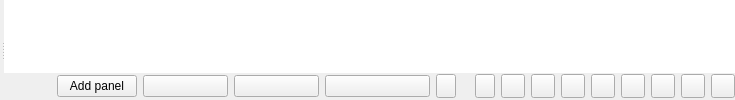
     <widget class="QWidget" name="mainWidget" native="true">
      <property name="minimumSize">
       <size>
        <width>500</width>
        <height>0</height>
       </size>
      </property>
      <layout class="QVBoxLayout" name="verticalLayout_7">
       <property name="spacing">
        <number>0</number>
       </property>
       <property name="leftMargin">
        <number>0</number>
       </property>
       <property name="topMargin">
        <number>0</number>
       </property>
       <property name="rightMargin">
        <number>0</number>
       </property>
       <property name="bottomMargin">
        <number>0</number>
       </property>
       <item>
        <widget class="QSplitter" name="mainSplitter">
         <property name="orientation">
          <enum>Qt::Horizontal</enum>
         </property>
         <property name="handleWidth">
          <number>3</number>
         </property>
         <widget class="QWidget" name="docksWidget" native="true">
          <layout class="QVBoxLayout" name="verticalLayout_8">
           <property name="spacing">
            <number>0</number>
           </property>
           <property name="leftMargin">
            <number>0</number>
           </property>
           <property name="topMargin">
            <number>0</number>
           </property>
           <property name="rightMargin">
            <number>0</number>
           </property>
           <property name="bottomMargin">
            <number>0</number>
           </property>
           <item>
            <widget class="QSplitter" name="docksSplitter">
             <property name="orientation">
              <enum>Qt::Vertical</enum>
             </property>
             <property name="handleWidth">
              <number>1</number>
             </property>
             <widget class="AlgorithmRunner" name="algorithmRunner" native="true"/>
             <widget class="GraphHierarchiesEditor" name="graphHierarchiesEditor" native="true"/>
            </widget>
           </item>
          </layout>
         </widget>
         <widget class="QStackedWidget" name="centralWidget">
          <property name="currentIndex">
           <number>0</number>
          </property>
          <widget class="QWidget" name="centralFrame">
           <layout class="QVBoxLayout" name="verticalLayout">
            <property name="spacing">
             <number>0</number>
            </property>
            <property name="leftMargin">
             <number>0</number>
            </property>
            <property name="topMargin">
             <number>0</number>
            </property>
            <property name="rightMargin">
             <number>0</number>
            </property>
            <property name="bottomMargin">
             <number>0</number>
            </property>
            <item>
             <widget class="QFrame" name="workspaceFrame">
              <property name="styleSheet">
               <string notr="true">#workspaceFrame {
border: 0px;
  background-color: white;
}</string>
              </property>
              <layout class="QVBoxLayout" name="verticalLayout_3">
               <property name="leftMargin">
                <number>0</number>
               </property>
               <property name="topMargin">
                <number>0</number>
               </property>
               <property name="rightMargin">
                <number>0</number>
               </property>
               <property name="bottomMargin">
                <number>0</number>
               </property>
               <item>
                <widget class="QSplitter" name="splitter">
                 <property name="orientation">
                  <enum>Qt::Vertical</enum>
                 </property>
                 <property name="handleWidth">
                  <number>1</number>
                 </property>
                 <widget class="tlp::Workspace" name="workspace" native="true">
                  <property name="bottomFrameVisible" stdset="0">
                   <bool>false</bool>
                  </property>
                 </widget>
                 <widget class="QStackedWidget" name="outputFrame">
                  <property name="currentIndex">
                   <number>1</number>
                  </property>
                  <widget class="SearchWidget" name="searchPanel"/>
                  <widget class="QWidget" name="pythonPanel"/>
                 </widget>
                </widget>
               </item>
              </layout>
             </widget>
            </item>
            <item>
             <widget class="QFrame" name="bottomFrame">
              <property name="sizePolicy">
               <sizepolicy hsizetype="Preferred" vsizetype="Maximum">
                <horstretch>0</horstretch>
                <verstretch>0</verstretch>
               </sizepolicy>
              </property>
              <property name="minimumSize">
               <size>
                <width>0</width>
                <height>27</height>
               </size>
              </property>
              <property name="maximumSize">
               <size>
                <width>16777215</width>
                <height>27</height>
               </size>
              </property>
              <property name="styleSheet">
               <string notr="true">OutputPanelButton{
border-image: url(:/talipot/graphperspective/ui/panel_button.png) 2 2 2 19;
border-width: 2px 2px 2px 19px;
padding-left: -17;
padding-right: 4;
}
OutputPanelButton:checked{
border-image: url(:/talipot/graphperspective/ui/panel_button_checked.png) 2 2 2 19
}
OutputPanelButton::menu-indicator{
width:0; height:0
}
OutputPanelButton:checked:hover{
border-image: url(:/talipot/graphperspective/ui/panel_button_checked_hover.png) 2 2 2 19
}
OutputPanelButton:pressed:hover{
border-image: url(:/talipot/graphperspective/ui/panel_button_pressed.png) 2 2 2 19
}
OutputPanelButton:hover{
border-image: url(:/talipot/graphperspective/ui/panel_button_hover.png) 2 2 2 19
}</string>
              </property>
              <property name="bottomFrame" stdset="0">
               <bool>true</bool>
              </property>
              <layout class="QHBoxLayout" name="horizontalLayout_3">
               <property name="leftMargin">
                <number>5</number>
               </property>
               <property name="topMargin">
                <number>0</number>
               </property>
               <property name="rightMargin">
                <number>0</number>
               </property>
               <property name="bottomMargin">
                <number>0</number>
               </property>
               <item>
                <layout class="QHBoxLayout" name="barButtonsLayout">
                 <property name="spacing">
                  <number>0</number>
                 </property>
                 <property name="leftMargin">
                  <number>0</number>
                 </property>
                 <property name="topMargin">
                  <number>0</number>
                 </property>
                 <property name="rightMargin">
                  <number>0</number>
                 </property>
                 <property name="bottomMargin">
                  <number>0</number>
                 </property>
                 <item>
                  <widget class="QPushButton" name="sidebarButton">
                   <property name="minimumSize">
                    <size>
                     <width>21</width>
                     <height>21</height>
                    </size>
                   </property>
                   <property name="maximumSize">
                    <size>
                     <width>21</width>
                     <height>21</height>
                    </size>
                   </property>
                   <property name="text">
                    <string/>
                   </property>
                   <property name="icon">
                    <iconset resource="../../../../library/talipot-gui/resources/TalipotGUIResource.qrc">
                     <normaloff>:/talipot/gui/ui/sidebar.png</normaloff>:/talipot/gui/ui/sidebar.png</iconset>
                   </property>
                   <property name="flat">
                    <bool>true</bool>
                   </property>
                  </widget>
                 </item>
                 <item>
                  <widget class="QPushButton" name="menubarButton">
                   <property name="minimumSize">
                    <size>
                     <width>21</width>
                     <height>21</height>
                    </size>
                   </property>
                   <property name="maximumSize">
                    <size>
                     <width>21</width>
                     <height>21</height>
                    </size>
                   </property>
                   <property name="text">
                    <string/>
                   </property>
                   <property name="icon">
                    <iconset resource="../../../../library/talipot-gui/resources/TalipotGUIResource.qrc">
                     <normaloff>:/talipot/gui/ui/menubar.png</normaloff>:/talipot/gui/ui/menubar.png</iconset>
                   </property>
                   <property name="flat">
                    <bool>true</bool>
                   </property>
                  </widget>
                 </item>
                </layout>
               </item>
               <item>
                <widget class="QPushButton" name="addPanelButton">
                 <property name="text">
                  <string>Add panel</string>
                 </property>
                 <property name="icon">
                  <iconset resource="../../../../library/talipot-gui/resources/TalipotGUIResource.qrc">
                   <normaloff>:/talipot/gui/icons/16/list-add.png</normaloff>:/talipot/gui/icons/16/list-add.png</iconset>
                 </property>
                </widget>
               </item>
               <item>
                <widget class="OutputPanelButton" name="exposeModeButton">
                 <property name="minimumSize">
                  <size>
                   <width>85</width>
                   <height>20</height>
                  </size>
                 </property>
                 <property name="shortcut">
                  <string>Ctrl+E</string>
                 </property>
                 <property name="checkable">
                  <bool>true</bool>
                 </property>
                 <property name="autoExclusive">
                  <bool>false</bool>
                 </property>
                 <property name="title" stdset="0">
                  <string>Expose</string>
                 </property>
                 <property name="number" stdset="0">
                  <number>1</number>
                 </property>
                </widget>
               </item>
               <item>
                <widget class="OutputPanelButton" name="searchButton">
                 <property name="minimumSize">
                  <size>
                   <width>85</width>
                   <height>20</height>
                  </size>
                 </property>
                 <property name="shortcut">
                  <string>Ctrl+F</string>
                 </property>
                 <property name="checkable">
                  <bool>true</bool>
                 </property>
                 <property name="autoExclusive">
                  <bool>false</bool>
                 </property>
                 <property name="number" stdset="0">
                  <number>2</number>
                 </property>
                 <property name="title" stdset="0">
                  <string>Search</string>
                 </property>
                </widget>
               </item>
               <item>
                <widget class="OutputPanelButton" name="pythonButton">
                 <property name="minimumSize">
                  <size>
                   <width>105</width>
                   <height>20</height>
                  </size>
                 </property>
                 <property name="shortcut">
                  <string>Ctrl+Shift+P</string>
                 </property>
                 <property name="checkable">
                  <bool>true</bool>
                 </property>
                 <property name="autoExclusive">
                  <bool>false</bool>
                 </property>
                 <property name="number" stdset="0">
                  <number>3</number>
                 </property>
                 <property name="title" stdset="0">
                  <string>Python REPL</string>
                 </property>
                </widget>
               </item>
               <item>
                <spacer name="horizontalSpacer">
                 <property name="orientation">
                  <enum>Qt::Horizontal</enum>
                 </property>
                 <property name="sizeHint" stdset="0">
                  <size>
                   <width>0</width>
                   <height>0</height>
                  </size>
                 </property>
                </spacer>
               </item>
               <item>
                <widget class="QPushButton" name="previousPageButton">
                 <property name="minimumSize">
                  <size>
                   <width>20</width>
                   <height>24</height>
                  </size>
                 </property>
                 <property name="maximumSize">
                  <size>
                   <width>20</width>
                   <height>24</height>
                  </size>
                 </property>
                 <property name="icon">
                  <iconset resource="../../../../library/talipot-gui/resources/TalipotGUIResource.qrc">
                   <normaloff>:/talipot/gui/ui/previous.png</normaloff>:/talipot/gui/ui/previous.png</iconset>
                 </property>
                 <property name="shortcut">
                  <string>Shift+Left</string>
                 </property>
                </widget>
               </item>
               <item>
                <widget class="QLabel" name="pageCountLabel"/>
               </item>
               <item>
                <widget class="QPushButton" name="nextPageButton">
                 <property name="minimumSize">
                  <size>
                   <width>20</width>
                   <height>24</height>
                  </size>
                 </property>
                 <property name="maximumSize">
                  <size>
                   <width>20</width>
                   <height>24</height>
                  </size>
                 </property>
                 <property name="icon">
                  <iconset resource="../../../../library/talipot-gui/resources/TalipotGUIResource.qrc">
                   <normaloff>:/talipot/gui/ui/next.png</normaloff>:/talipot/gui/ui/next.png</iconset>
                 </property>
                 <property name="shortcut">
                  <string>Shift+Right</string>
                 </property>
                </widget>
               </item>
               <item>
                <spacer name="horizontalSpacer_2">
                 <property name="orientation">
                  <enum>Qt::Horizontal</enum>
                 </property>
                 <property name="sizeHint" stdset="0">
                  <size>
                   <width>0</width>
                   <height>0</height>
                  </size>
                 </property>
                </spacer>
               </item>
               <item>
                <widget class="QPushButton" name="singleModeButton">
                 <property name="minimumSize">
                  <size>
                   <width>24</width>
                   <height>24</height>
                  </size>
                 </property>
                 <property name="maximumSize">
                  <size>
                   <width>24</width>
                   <height>24</height>
                  </size>
                 </property>
                 <property name="icon">
                  <iconset resource="../../../../library/talipot-gui/resources/TalipotGUIResource.qrc">
                   <normaloff>:/talipot/gui/ui/full_screen.png</normaloff>:/talipot/gui/ui/full_screen.png</iconset>
                 </property>
                </widget>
               </item>
               <item>
                <widget class="QPushButton" name="splitModeButton">
                 <property name="minimumSize">
                  <size>
                   <width>24</width>
                   <height>24</height>
                  </size>
                 </property>
                 <property name="maximumSize">
                  <size>
                   <width>24</width>
                   <height>24</height>
                  </size>
                 </property>
                 <property name="icon">
                  <iconset resource="../../../../library/talipot-gui/resources/TalipotGUIResource.qrc">
                   <normaloff>:/talipot/gui/ui/split_screen.png</normaloff>:/talipot/gui/ui/split_screen.png</iconset>
                 </property>
                </widget>
               </item>
               <item>
                <widget class="QPushButton" name="splitHorizontalModeButton">
                 <property name="minimumSize">
                  <size>
                   <width>24</width>
                   <height>24</height>
                  </size>
                 </property>
                 <property name="maximumSize">
                  <size>
                   <width>24</width>
                   <height>24</height>
                  </size>
                 </property>
                 <property name="icon">
                  <iconset resource="../../../../library/talipot-gui/resources/TalipotGUIResource.qrc">
                   <normaloff>:/talipot/gui/ui/split_screen_horizontal.png</normaloff>:/talipot/gui/ui/split_screen_horizontal.png</iconset>
                 </property>
                </widget>
               </item>
               <item>
                <widget class="QPushButton" name="split3ModeButton">
                 <property name="minimumSize">
                  <size>
                   <width>24</width>
                   <height>24</height>
                  </size>
                 </property>
                 <property name="maximumSize">
                  <size>
                   <width>24</width>
                   <height>24</height>
                  </size>
                 </property>
                 <property name="icon">
                  <iconset resource="../../../../library/talipot-gui/resources/TalipotGUIResource.qrc">
                   <normaloff>:/talipot/gui/ui/split3_screen.png</normaloff>:/talipot/gui/ui/split3_screen.png</iconset>
                 </property>
                </widget>
               </item>
               <item>
                <widget class="QPushButton" name="split32ModeButton">
                 <property name="minimumSize">
                  <size>
                   <width>24</width>
                   <height>24</height>
                  </size>
                 </property>
                 <property name="maximumSize">
                  <size>
                   <width>24</width>
                   <height>24</height>
                  </size>
                 </property>
                 <property name="icon">
                  <iconset resource="../../../../library/talipot-gui/resources/TalipotGUIResource.qrc">
                   <normaloff>:/talipot/gui/ui/split3_2_screen.png</normaloff>:/talipot/gui/ui/split3_2_screen.png</iconset>
                 </property>
                </widget>
               </item>
               <item>
                <widget class="QPushButton" name="split33ModeButton">
                 <property name="minimumSize">
                  <size>
                   <width>24</width>
                   <height>24</height>
                  </size>
                 </property>
                 <property name="maximumSize">
                  <size>
                   <width>24</width>
                   <height>24</height>
                  </size>
                 </property>
                 <property name="icon">
                  <iconset resource="../../../../library/talipot-gui/resources/TalipotGUIResource.qrc">
                   <normaloff>:/talipot/gui/ui/split3_3_screen.png</normaloff>:/talipot/gui/ui/split3_3_screen.png</iconset>
                 </property>
                </widget>
               </item>
               <item>
                <widget class="QPushButton" name="gridModeButton">
                 <property name="minimumSize">
                  <size>
                   <width>24</width>
                   <height>24</height>
                  </size>
                 </property>
                 <property name="maximumSize">
                  <size>
                   <width>24</width>
                   <height>24</height>
                  </size>
                 </property>
                 <property name="icon">
                  <iconset resource="../../../../library/talipot-gui/resources/TalipotGUIResource.qrc">
                   <normaloff>:/talipot/gui/ui/grid_screen.png</normaloff>:/talipot/gui/ui/grid_screen.png</iconset>
                 </property>
                </widget>
               </item>
               <item>
                <widget class="QPushButton" name="sixModeButton">
                 <property name="minimumSize">
                  <size>
                   <width>24</width>
                   <height>24</height>
                  </size>
                 </property>
                 <property name="maximumSize">
                  <size>
                   <width>24</width>
                   <height>24</height>
                  </size>
                 </property>
                 <property name="icon">
                  <iconset resource="../../../../library/talipot-gui/resources/TalipotGUIResource.qrc">
                   <normaloff>:/talipot/gui/ui/six_screen.png</normaloff>:/talipot/gui/ui/six_screen.png</iconset>
                 </property>
                </widget>
               </item>
              </layout>
             </widget>
            </item>
           </layout>
          </widget>
          <widget class="QWidget" name="developFrame"/>
         </widget>
        </widget>
       </item>
      </layout>
     </widget>
